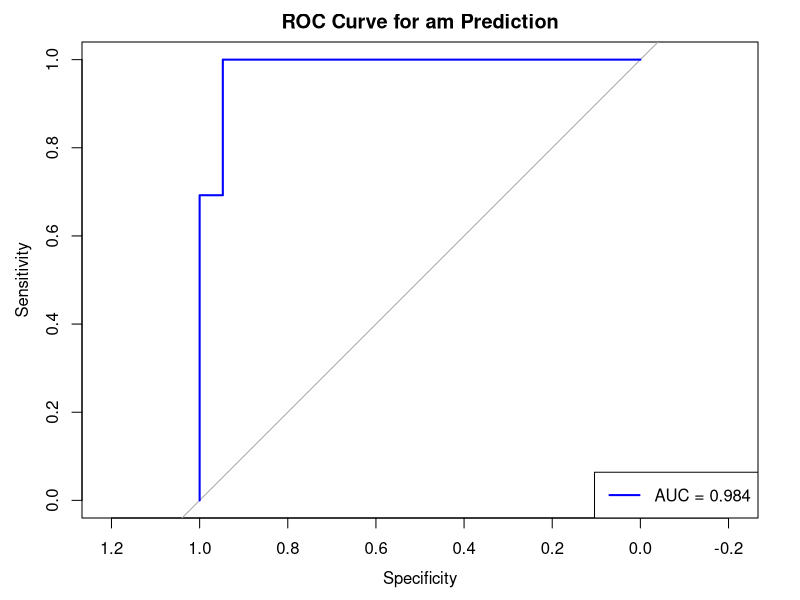

Source code (R):
#DSA LAB 9


install.packages("pROC")
install.packages(c("rpart", "caret"))
library(pROC)    # For ROC curve
library(rpart)   # For Decision Tree
library(caret)   # For Confusion Matrix (or use base table function)



# Q1. Build a logistic regression model predicting am (automatic/manual) in mtcars using hp and wt.
print("1. Logistic Regression Model: am ~ hp + wt")

# Ensure 'am' is treated as a factor for clarity, though 0/1 works fine.
mtcars$am <- factor(mtcars$am, levels = c(0, 1), labels = c("Automatic", "Manual"))

# Build the logistic model using glm() with family=binomial
logistic_model_Q1 <- glm(am ~ hp + wt, data = mtcars, family = binomial)

# Display the model summary
print(summary(logistic_model_Q1))


# Q2. Construct a decision tree to classify Species in the full iris dataset.
print("2. Decision Tree Model for iris Species:")


tree_model <- rpart(Species ~ ., data = iris, method = "class")

# Display the tree structure (optional: use plot(tree_model) to visualize)
print(tree_model)


# Q3. Calculate confusion matrix and accuracy for Q1 (Logistic Regression).
print("3. Confusion Matrix and Accuracy for Logistic Regression Model (Q1):")

# Generate predicted probabilities for the 'Manual' class (level 1)
mtcars$prob_manual <- predict(logistic_model_Q1, type = "response")

# Convert probabilities to binary class predictions (e.g., using a threshold of 0.5)
mtcars$pred_am <- factor(ifelse(mtcars$prob_manual > 0.5, "Manual", "Automatic"),
                         levels = c("Automatic", "Manual"))

# Calculate the Confusion Matrix
conf_matrix_Q1 <- table(Actual = mtcars$am, Predicted = mtcars$pred_am)
print("Confusion Matrix:")
print(conf_matrix_Q1)

# Calculate Accuracy (or use the caret package's confusionMatrix function for more detail)
accuracy_Q1 <- sum(diag(conf_matrix_Q1)) / sum(conf_matrix_Q1)
cat("\nAccuracy:", accuracy_Q1, "\n")



# Q4. Plot the ROC curve for the logistic regression model in Q1.
print("4. Plotting ROC Curve for Logistic Regression Model (Q1)...")

# 'response' refers to the predicted probabilities (manual class)
roc_curve <- roc(mtcars$am, mtcars$prob_manual)

# Plot the ROC curve
plot(roc_curve, main = "ROC Curve for am Prediction", col = "blue", lwd = 2)
# Add AUC (Area Under the Curve) to the plot
auc_value <- auc(roc_curve)
legend("bottomright", legend = paste("AUC =", round(auc_value, 3)), col = "blue", lwd = 2)

cat("\nArea Under the Curve (AUC):", auc_value, "\n")



# Q5. Compare logistic regression and decision tree performance on the iris dataset.
print("5. Comparing Logistic Regression and Decision Tree performance on iris (Sample Comparison):")

# Make predictions using the Decision Tree (Q2)
iris$tree_pred <- predict(tree_model, iris, type = "class")

# Calculate Confusion Matrix for Decision Tree
conf_matrix_tree <- table(Actual = iris$Species, Predicted = iris$tree_pred)
print("Decision Tree Confusion Matrix:")
print(conf_matrix_tree)

# Calculate Accuracy for Decision Tree
accuracy_tree <- sum(diag(conf_matrix_tree)) / sum(conf_matrix_tree)
cat("\nDecision Tree Accuracy:", accuracy_tree, "\n")

